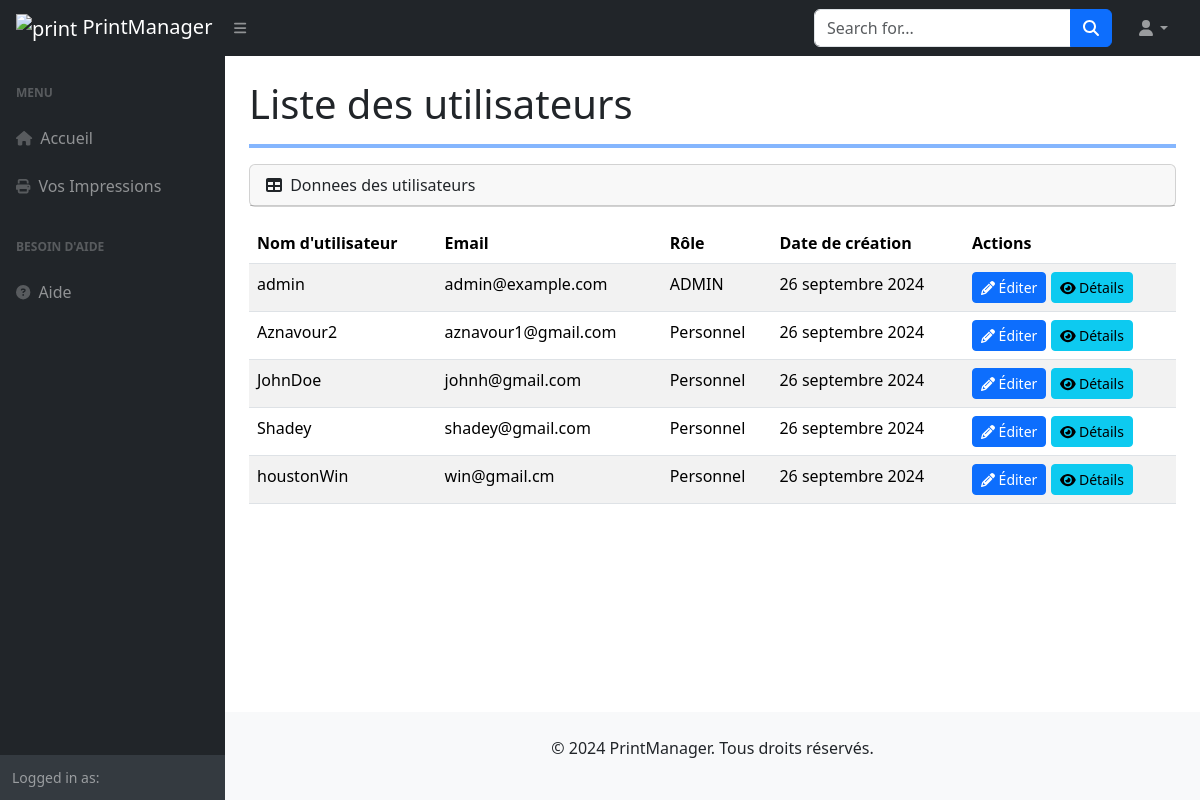
/users/, run on the app's committed database.
### printers/models.py (models this page shows, shortened)
class CustomUser(AbstractUser):
    ADMIN = 'ADMIN'
    PERSONNEL = 'Personnel'
    MALE = 'M'
    FEMALE = 'F'
    ROLE_CHOICES = (
        (ADMIN, 'ADMIN'),
        (PERSONNEL, 'Personnel'),
    )
    SEX_CHOICES = (
        (MALE, 'Masculin'),
        (FEMALE, 'Feminin'),
    )
    role = models.CharField(max_length=30, choices=ROLE_CHOICES, verbose_name='Rôle')
    sexe = models.CharField(max_length=10, choices=SEX_CHOICES, verbose_name='Sexe')
    slug = models.SlugField(max_length=200, unique=True, blank=True)
    last_updated = models.DateTimeField(auto_now=True)
    created_on = models.DateField(blank=True, null=True)
    class Meta:
        ordering = ['-created_on']
        verbose_name = "Utilisateur"

### printers/views.py (the view)
# urls.py: path('users/', UserListView.as_view(), name='user_list'),
class UserListView(ListView):
    model = CustomUser
    template_name = 'users/user_list.html'  # Le template que tu vas créer
    context_object_name = 'users'  # Nom du contexte utilisé dans le template
    paginate_by = 10  # Paginer si tu as beaucoup d'utilisateurs

### printers/templates/users/user_list.html (shortened to what this page needs)
{% extends 'base.html' %}
{% load static %}
    {% block content %}
    {% include 'layouts/Navbar.html' %}
    <div id="layoutSidenav">
        {% include 'layouts/Sidenav.html' %}
        <div id="layoutSidenav_content">
            <main>
                <div class="container-fluid px-4">
                    <h1 class="mt-4">Liste des utilisateurs</h1>
                        <hr class="border border-primary border-2 opacity-50">
                        <div class="card mb-3">
                            <div class="card-header">
                                <i class="fas fa-table me-1"></i>
                                Donnees  des utilisateurs
                            </div>
                        </div>
                        <table class="table table-striped">
                            <thead>
                                <tr>
                                    <th>Nom d'utilisateur</th>
                                    <th>Email</th>
                                    <th>Rôle</th>
                                    <th>Date de création</th>
                                    <th>Actions</th>
                                </tr>
                            </thead>
                            <tbody>
                                {% for user in users %}
                                    <tr>
                                        <td>{{ user.username }}</td>
                                        <td>{{ user.email }}</td>
                                        <td>{{ user.get_role_display }}</td>
                                        <td>{{ user.created_on }}</td>
                                        <td>
                                            <a href="{% url 'edit_user' user.slug %}" class="btn btn-sm btn-primary">
                                                <i class="fa fa-pencil" aria-hidden="true"></i>
                                                Éditer
                                            </a>
                                            <a href="{% url 'user_details' user.slug %}" class="btn btn-sm btn-info">
                                                <i class="fa fa-eye" aria-hidden="true"></i>
                                                Détails
                                            </a>
                                        </td>
                                    </tr>
                                {% empty %}
                                    <tr>
                                        <td colspan="5">Aucun utilisateur trouvé.</td>
                                    </tr>
                                {% endfor %}
                            </tbody>
                        </table>
                </div>
            </main>
            {% include 'layouts/footer.html' %}
        </div>
    </div>
    {% endblock %}

### static/css/Hompage.css (style rules this page uses)
body { font-family: 'Arial', sans-serif; background-color: #f8f9fa; }

### data on the page
CustomUser: username "admin", email "admin@example.com", role "ADMIN", created_on "26 septembre 2024"
CustomUser: username "Aznavour2", email "aznavour1@gmail.com", role "Personnel", created_on "26 septembre 2024"
CustomUser: username "JohnDoe", email "johnh@gmail.com", role "Personnel", created_on "26 septembre 2024"
CustomUser: username "Shadey", email "shadey@gmail.com", role "Personnel", created_on "26 septembre 2024"
CustomUser: username "houstonWin", email "win@gmail.cm", role "Personnel", created_on "26 septembre 2024"
